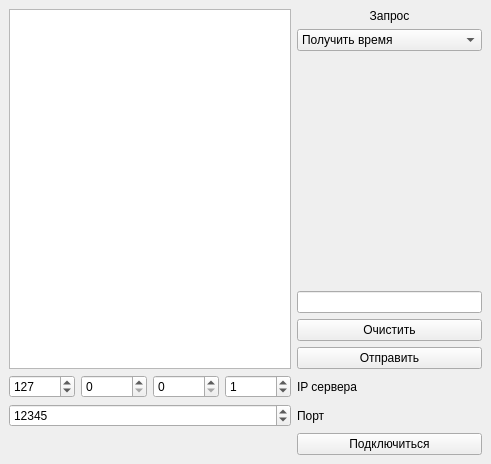
<?xml version="1.0" encoding="UTF-8"?>
<ui version="4.0">
 <class>MainWindow</class>
 <widget class="QMainWindow" name="MainWindow">
  <property name="geometry">
   <rect>
    <x>0</x>
    <y>0</y>
    <width>491</width>
    <height>464</height>
   </rect>
  </property>
  <property name="windowTitle">
   <string>TCPclient</string>
  </property>
  <widget class="QWidget" name="centralwidget">
   <layout class="QGridLayout" name="gridLayout">
    <item row="6" column="1">
     <widget class="QSpinBox" name="spB_ip3">
      <property name="sizePolicy">
       <sizepolicy hsizetype="Preferred" vsizetype="Fixed">
        <horstretch>0</horstretch>
        <verstretch>0</verstretch>
       </sizepolicy>
      </property>
      <property name="maximum">
       <number>255</number>
      </property>
     </widget>
    </item>
    <item row="6" column="3">
     <widget class="QSpinBox" name="spB_ip1">
      <property name="sizePolicy">
       <sizepolicy hsizetype="Preferred" vsizetype="Fixed">
        <horstretch>0</horstretch>
        <verstretch>0</verstretch>
       </sizepolicy>
      </property>
      <property name="maximum">
       <number>255</number>
      </property>
      <property name="value">
       <number>1</number>
      </property>
     </widget>
    </item>
    <item row="7" column="0" colspan="4">
     <widget class="QSpinBox" name="spB_port">
      <property name="minimum">
       <number>1</number>
      </property>
      <property name="maximum">
       <number>65535</number>
      </property>
      <property name="value">
       <number>12345</number>
      </property>
     </widget>
    </item>
    <item row="8" column="4">
     <widget class="QPushButton" name="pb_connect">
      <property name="sizePolicy">
       <sizepolicy hsizetype="Preferred" vsizetype="Fixed">
        <horstretch>0</horstretch>
        <verstretch>0</verstretch>
       </sizepolicy>
      </property>
      <property name="text">
       <string>Подключиться</string>
      </property>
     </widget>
    </item>
    <item row="6" column="2">
     <widget class="QSpinBox" name="spB_ip2">
      <property name="sizePolicy">
       <sizepolicy hsizetype="Preferred" vsizetype="Fixed">
        <horstretch>0</horstretch>
        <verstretch>0</verstretch>
       </sizepolicy>
      </property>
      <property name="maximum">
       <number>255</number>
      </property>
     </widget>
    </item>
    <item row="3" column="4">
     <widget class="QLineEdit" name="le_data">
      <property name="sizePolicy">
       <sizepolicy hsizetype="Preferred" vsizetype="Fixed">
        <horstretch>0</horstretch>
        <verstretch>0</verstretch>
       </sizepolicy>
      </property>
     </widget>
    </item>
    <item row="6" column="0">
     <widget class="QSpinBox" name="spB_ip4">
      <property name="sizePolicy">
       <sizepolicy hsizetype="Preferred" vsizetype="Fixed">
        <horstretch>0</horstretch>
        <verstretch>0</verstretch>
       </sizepolicy>
      </property>
      <property name="maximum">
       <number>255</number>
      </property>
      <property name="value">
       <number>127</number>
      </property>
     </widget>
    </item>
    <item row="5" column="4">
     <widget class="QPushButton" name="pb_request">
      <property name="sizePolicy">
       <sizepolicy hsizetype="Preferred" vsizetype="Fixed">
        <horstretch>0</horstretch>
        <verstretch>0</verstretch>
       </sizepolicy>
      </property>
      <property name="text">
       <string>Отправить</string>
      </property>
     </widget>
    </item>
    <item row="7" column="4">
     <widget class="QLabel" name="lb_port">
      <property name="text">
       <string>Порт</string>
      </property>
     </widget>
    </item>
    <item row="4" column="4">
     <widget class="QPushButton" name="pb_clear">
      <property name="sizePolicy">
       <sizepolicy hsizetype="Preferred" vsizetype="Fixed">
        <horstretch>0</horstretch>
        <verstretch>0</verstretch>
       </sizepolicy>
      </property>
      <property name="text">
       <string>Очистить</string>
      </property>
     </widget>
    </item>
    <item row="6" column="4">
     <widget class="QLabel" name="lb_ip">
      <property name="text">
       <string>IP сервера</string>
      </property>
     </widget>
    </item>
    <item row="8" column="0">
     <widget class="QLabel" name="lb_connectStatus">
      <property name="text">
       <string/>
      </property>
     </widget>
    </item>
    <item row="2" column="4">
     <spacer name="verticalSpacer">
      <property name="orientation">
       <enum>Qt::Vertical</enum>
      </property>
      <property name="sizeHint" stdset="0">
       <size>
        <width>20</width>
        <height>40</height>
       </size>
      </property>
     </spacer>
    </item>
    <item row="0" column="4">
     <widget class="QLabel" name="lb_request">
      <property name="text">
       <string>Запрос</string>
      </property>
      <property name="alignment">
       <set>Qt::AlignCenter</set>
      </property>
     </widget>
    </item>
    <item row="0" column="0" rowspan="6" colspan="4">
     <widget class="QTextBrowser" name="tb_result">
      <property name="sizePolicy">
       <sizepolicy hsizetype="Preferred" vsizetype="Expanding">
        <horstretch>0</horstretch>
        <verstretch>0</verstretch>
       </sizepolicy>
      </property>
     </widget>
    </item>
    <item row="1" column="4">
     <widget class="QComboBox" name="cb_request">
      <property name="sizePolicy">
       <sizepolicy hsizetype="Preferred" vsizetype="Fixed">
        <horstretch>0</horstretch>
        <verstretch>0</verstretch>
       </sizepolicy>
      </property>
      <item>
       <property name="text">
        <string>Получить время</string>
       </property>
      </item>
      <item>
       <property name="text">
        <string>Получить свободное место</string>
       </property>
      </item>
      <item>
       <property name="text">
        <string>Получить статистику</string>
       </property>
      </item>
      <item>
       <property name="text">
        <string>Отправить данные</string>
       </property>
      </item>
      <item>
       <property name="text">
        <string>Очистить память сервера</string>
       </property>
      </item>
     </widget>
    </item>
   </layout>
  </widget>
 </widget>
 <tabstops>
  <tabstop>tb_result</tabstop>
  <tabstop>spB_ip4</tabstop>
  <tabstop>spB_ip3</tabstop>
  <tabstop>spB_ip2</tabstop>
  <tabstop>spB_ip1</tabstop>
  <tabstop>spB_port</tabstop>
  <tabstop>cb_request</tabstop>
  <tabstop>le_data</tabstop>
  <tabstop>pb_clear</tabstop>
  <tabstop>pb_request</tabstop>
  <tabstop>pb_connect</tabstop>
 </tabstops>
 <resources/>
 <connections>
  <connection>
   <sender>pb_clear</sender>
   <signal>clicked()</signal>
   <receiver>tb_result</receiver>
   <slot>clear()</slot>
   <hints>
    <hint type="sourcelabel">
     <x>323</x>
     <y>360</y>
    </hint>
    <hint type="destinationlabel">
     <x>242</x>
     <y>348</y>
    </hint>
   </hints>
  </connection>
 </connections>
</ui>
